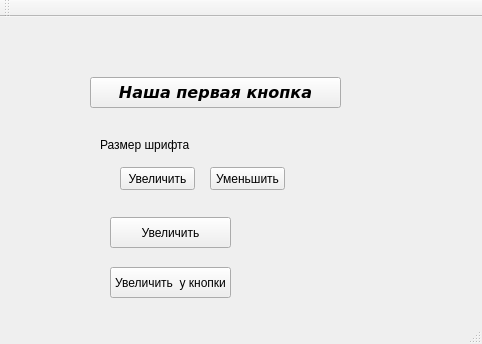
<?xml version="1.0" encoding="UTF-8"?>
<ui version="4.0">
 <class>MainWindow</class>
 <widget class="QMainWindow" name="MainWindow">
  <property name="geometry">
   <rect>
    <x>0</x>
    <y>0</y>
    <width>482</width>
    <height>344</height>
   </rect>
  </property>
  <property name="windowTitle">
   <string>MainWindow</string>
  </property>
  <widget class="QWidget" name="centralWidget">
   <widget class="QPushButton" name="pushButton">
    <property name="geometry">
     <rect>
      <x>90</x>
      <y>60</y>
      <width>251</width>
      <height>31</height>
     </rect>
    </property>
    <property name="font">
     <font>
      <family>Verdana</family>
      <pointsize>12</pointsize>
      <weight>75</weight>
      <italic>true</italic>
      <bold>true</bold>
     </font>
    </property>
    <property name="text">
     <string>Наша первая кнопка</string>
    </property>
   </widget>
   <widget class="QPushButton" name="incFontSizeButton">
    <property name="geometry">
     <rect>
      <x>120</x>
      <y>150</y>
      <width>75</width>
      <height>23</height>
     </rect>
    </property>
    <property name="text">
     <string>Увеличить</string>
    </property>
   </widget>
   <widget class="QPushButton" name="decFontSizeButton">
    <property name="geometry">
     <rect>
      <x>210</x>
      <y>150</y>
      <width>75</width>
      <height>23</height>
     </rect>
    </property>
    <property name="text">
     <string>Уменьшить</string>
    </property>
   </widget>
   <widget class="QLabel" name="label">
    <property name="geometry">
     <rect>
      <x>100</x>
      <y>120</y>
      <width>111</width>
      <height>16</height>
     </rect>
    </property>
    <property name="text">
     <string>Размер шрифта</string>
    </property>
   </widget>
   <widget class="QPushButton" name="incAllFontButton">
    <property name="geometry">
     <rect>
      <x>110</x>
      <y>200</y>
      <width>121</width>
      <height>31</height>
     </rect>
    </property>
    <property name="text">
     <string>Увеличить</string>
    </property>
   </widget>
   <widget class="QPushButton" name="incConcreteButton">
    <property name="geometry">
     <rect>
      <x>110</x>
      <y>250</y>
      <width>121</width>
      <height>31</height>
     </rect>
    </property>
    <property name="text">
     <string>Увеличить  у кнопки</string>
    </property>
   </widget>
  </widget>
  <widget class="QMenuBar" name="menuBar">
   <property name="geometry">
    <rect>
     <x>0</x>
     <y>0</y>
     <width>482</width>
     <height>21</height>
    </rect>
   </property>
  </widget>
  <widget class="QToolBar" name="mainToolBar">
   <attribute name="toolBarArea">
    <enum>TopToolBarArea</enum>
   </attribute>
   <attribute name="toolBarBreak">
    <bool>false</bool>
   </attribute>
  </widget>
  <widget class="QStatusBar" name="statusBar"/>
 </widget>
 <layoutdefault spacing="6" margin="11"/>
 <resources/>
 <connections/>
</ui>
